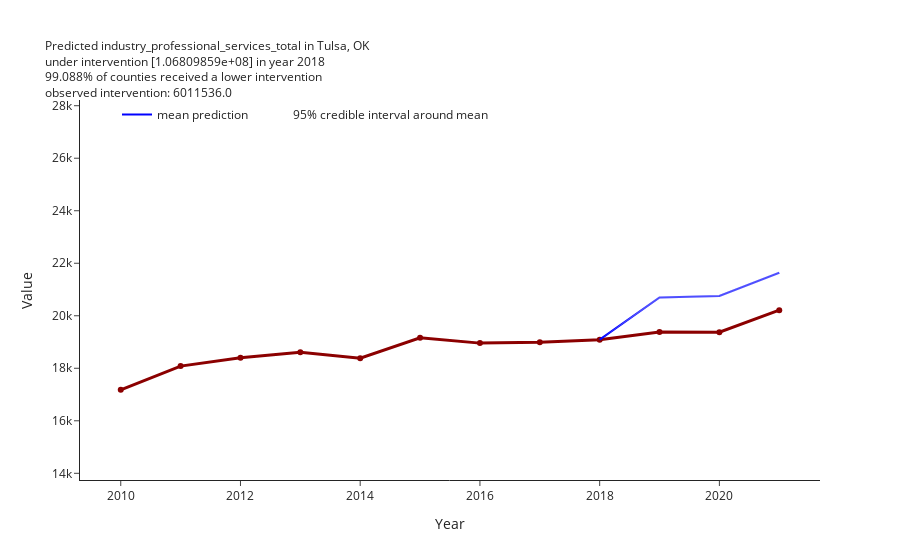

Write notebook code for a chart like this one.
### Code cell
ci.get_group_predictions(
    intervened_value=intervened_value,
    group=[fips, 48455],
    year=year,
    intervention_is_percentile=False,
)
display(ci.group_predictions_original[fips])

# if you pass fips, this assumes you want to use groups predictions
# note, generating plot will also set ci.predictions ci.predictions_original
# ci.observed_intervention, ci.observed_intervention_original
# and ci.name to those specific to the fips that you passed
fig = ci.plot_predictions(
    range_multiplier=1, show_figure=True, scaling="original", fips=fips
)

### Figure 1 — Plotly figure (JSON) as saved in the notebook; plotly's stock layout.template omitted (floating-point values rounded to 4 significant figures)
{"data": [{"line": {"color": "darkred", "width": 3}, "mode": "lines+markers", "name": "Tulsa, OK", "showlegend": false, "text": "Tulsa, OK", "textposition": "top right", "type": "scatter", "x": [2010, 2011, 2012, 2013, 2014, 2015, 2016, 2017, 2018, 2019, 2020, 2021], "y": [17181, 18083, 18399, 18611, 18382, 19162, 18958, 18994, 19090, 19379, 19376, 20212]}, {"line": {"color": "blue", "width": 2}, "mode": "lines", "name": "mean prediction", "text": [19090, 20700.0, 20750.0, 21640.0], "type": "scatter", "x": ["2018", "2019", "2020", "2021"], "y": [19090, 20700.0, 20750.0, 21640.0]}, {"fill": "toself", "fillcolor": "rgba(255, 255, 255, 0.31)", "line": {"color": "rgba(255,255,255,0)"}, "name": "95% credible interval around mean", "type": "scatter", "x": ["2018", "2019", "2020", "2021", "2021", "2020", "2019", "2018"], "y": [19090, 20750.0, 20800.0, 21710.0, 21570.0, 20700.0, 20650.0, 19090]}], "layout": {"legend": {"orientation": "h", "traceorder": "normal", "x": 0.05, "y": 1}, "title": {"font": {"size": 12}, "text": "Predicted industry_professional_services_total in Tulsa, OK<br>under intervention [1.06809859e+08] in year 2018<br>99.088% of counties received a lower intervention <br>observed intervention: 6011536.0"}, "xaxis": {"title": {"text": "Year"}}, "yaxis": {"range": [13740.0, 28220.0], "title": {"text": "Value"}}}}
